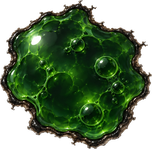
#> input picture art-source/impact-decals/singles/acid-pool.png, 152 x 149 px, given in place of shell-casing.png, which was not available; the run also reads 1 picture not shown here
$ python export.py
#> lines starting #> are read from the running program, lines starting #| are printed output that depends on the picture
"""Exports the shipped decal sheet, mod/graphics/decals/decals.png (DecalKind), from its sources.

The sheet is a grid of CELL px cells, COLUMNS wide; a frame's index is its cell, counted along rows. The game cuts
each cell to its content, symmetric about the cell's centre (SpriteSheetSlicer.sliceGrid), so a mark turns about the
centre it was drawn round and its drawn size is its content's width.

- Cells 0-5 are the single frames other producers draw, each centred in its cell: the shell casings, the muzzle
  scorch (art-source/fx/build_muzzle_scorch.py) and the Spitter's three acid marks
  (art-source/rav-redesign/spitter/export_spitter_rig.py). They live under singles/.
- From cell 8, the three impact sheets (master-ballistic, master-explosive, master-energy-fire), each the 4 x 4 grid
  of its guide as ImageGen returned it, cut mechanically, each cell resampled to CELL px and laid in row order.

    python art-source/impact-decals/export.py
"""
from pathlib import Path

from PIL import Image

CELL = 160
COLUMNS = 8
HERE = Path(__file__).resolve().parent
OUT = HERE.parents[1] / "mod" / "graphics" / "decals" / "decals.png"

SINGLES = ["shell-casing", "shell-casing-alt", "muzzle-scorch", "acid-splash", "acid-splash-long", "acid-pool"]
"""Impact sheets in frame order; each fills 16 cells from its first (DecalKind's indices)."""
SHEETS = [("ballistic", 8), ("explosive", 24), ("energy-fire", 40)]
GRID = 4


def cell_origin(index):
    return (index % COLUMNS) * CELL, (index // COLUMNS) * CELL


def place_centred(sheet, image, index):
    """Lays a single frame with its content's box centred on its cell, so the symmetric cut is that box."""
    box = image.getchannel("A").point(lambda v: 255 if v >= 16 else 0).getbbox()
    if box is None:
        raise SystemExit(f"frame {index} is empty")
    content = image.crop(box)
    if content.width > CELL or content.height > CELL:
        raise SystemExit(f"frame {index} is {content.size}, larger than a {CELL} px cell")
    x0, y0 = cell_origin(index)
    sheet.alpha_composite(content, (x0 + (CELL - content.width) // 2, y0 + (CELL - content.height) // 2))


def main():
    rows = (SHEETS[-1][1] + GRID * GRID + COLUMNS - 1) // COLUMNS
    sheet = Image.new("RGBA", (COLUMNS * CELL, rows * CELL), (0, 0, 0, 0))
#> sheet: PIL image 1280x1120 RGBA; every value is 0
    for index, name in enumerate(SINGLES):
        place_centred(sheet, Image.open(HERE / "singles" / f"{name}.png").convert("RGBA"), index)
#> in place_centred, `box = image.getchannel("A").point(lambda v: 255 if v >= 16 else 0).get..`: box = (0, 0, 152, 149)
#> in place_centred, content is the input picture: PIL image 152x149 RGBA; mean R, G, B, A 29.8, 50, 21.7, 170.3
#> in place_centred, `sheet.alpha_composite(content, (x0 + (CELL - content.width) // 2, y0 +..`:
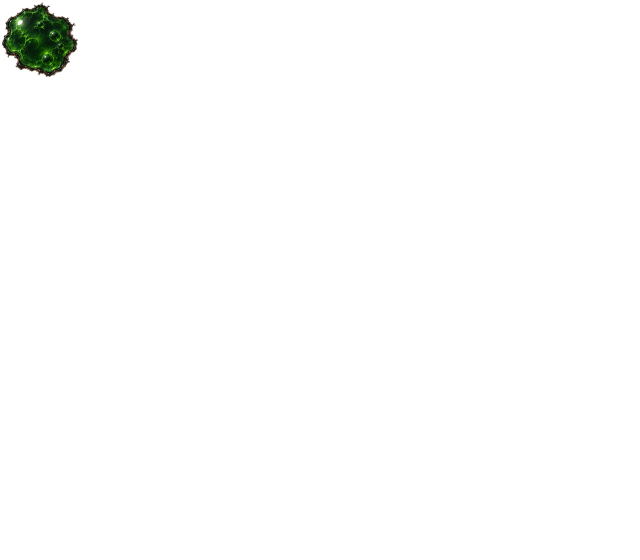
#> sheet: PIL image 1280x1120 RGBA (shown at 1/2 size); mean R, G, B, A 0.5, 0.8, 0.3, 2.7; transparent parts drawn white
#> pass 2 of the loop in main, `for index, name in enumerate(SINGLES):`:
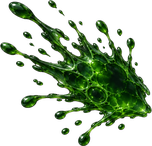
#> input picture art-source/impact-decals/singles/acid-splash-long.png, 152 x 146 px, given in place of shell-casing-alt.png, which was not available
#> box = (0, 0, 152, 146)
#> in place_centred, content is the input picture: PIL image 152x146 RGBA; mean R, G, B, A 24.1, 39.9, 17.9, 90.2
#> in place_centred (call 2), `sheet.alpha_composite(content, (x0 + (CELL - content.width) // 2, y0 +..`:
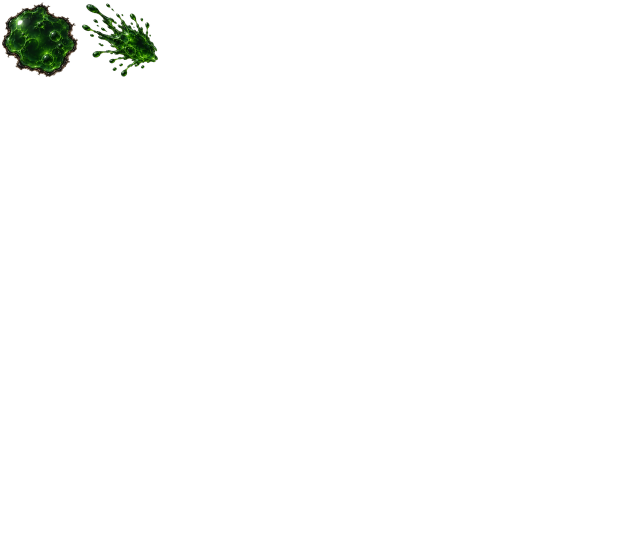
#> sheet: PIL image 1280x1120 RGBA (shown at 1/2 size); mean R, G, B, A 0.8, 1.4, 0.6, 4.1; transparent parts drawn white
#> pass 3 of the loop in main, `for index, name in enumerate(SINGLES):`:
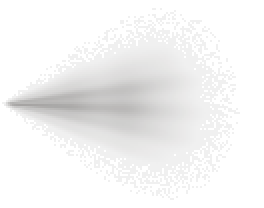
#> input picture art-source/impact-decals/singles/muzzle-scorch.png, 132 x 104 px (shown 2 times larger)
#> box = (1, 4, 120, 100)
#> content: PIL image 119x96 RGBA
#> in place_centred (call 3), `sheet.alpha_composite(content, (x0 + (CELL - content.width) // 2, y0 +..`:
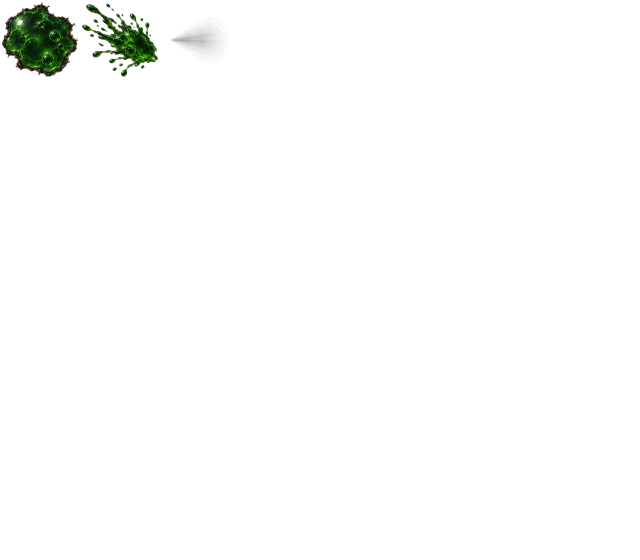
#> sheet: PIL image 1280x1120 RGBA (shown at 1/2 size); mean R, G, B, A 0.9, 1.5, 0.7, 4.2; transparent parts drawn white
#> the loop made 6 passes; the first 3 are shown
    for name, first in SHEETS:
        master = Image.open(HERE / f"master-{name}.png").convert("RGBA")
        w, h = master.size
#> w = 152; h = 146
        for row in range(GRID):
            for col in range(GRID):
                box = (round(col * w / GRID), round(row * h / GRID),
                       round((col + 1) * w / GRID), round((row + 1) * h / GRID))
                cell = master.crop(box).resize((CELL, CELL), Image.LANCZOS)
                sheet.paste(cell, cell_origin(first + row * GRID + col))
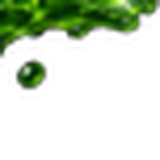
#> cell: PIL image 160x160 RGBA; mean R, G, B, A 18.4, 31.3, 11.6, 57.1; transparent parts drawn white
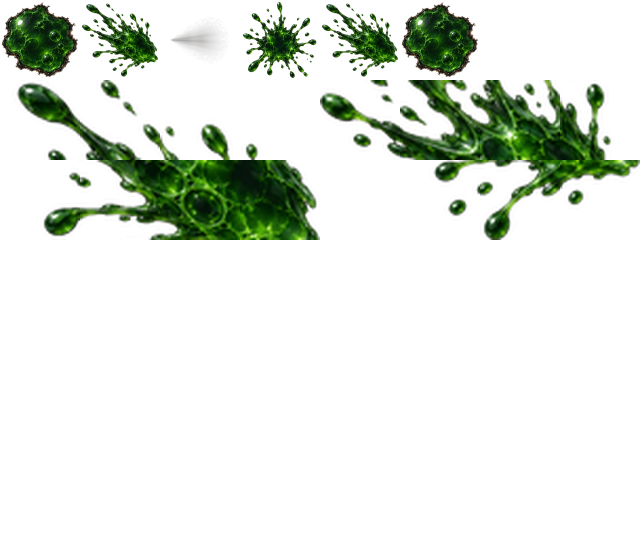
#> sheet: PIL image 1280x1120 RGBA (shown at 1/2 size); mean R, G, B, A 9.4, 15.3, 7, 35.2; transparent parts drawn white
#> pass 2 of the loop in main, `for name, first in SHEETS:`:
    sheet.save(OUT, optimize=True)
    print("wrote", OUT, sheet.size)


if __name__ == "__main__":
#> (the run stopped early here; a loop or call above may not have finished)
